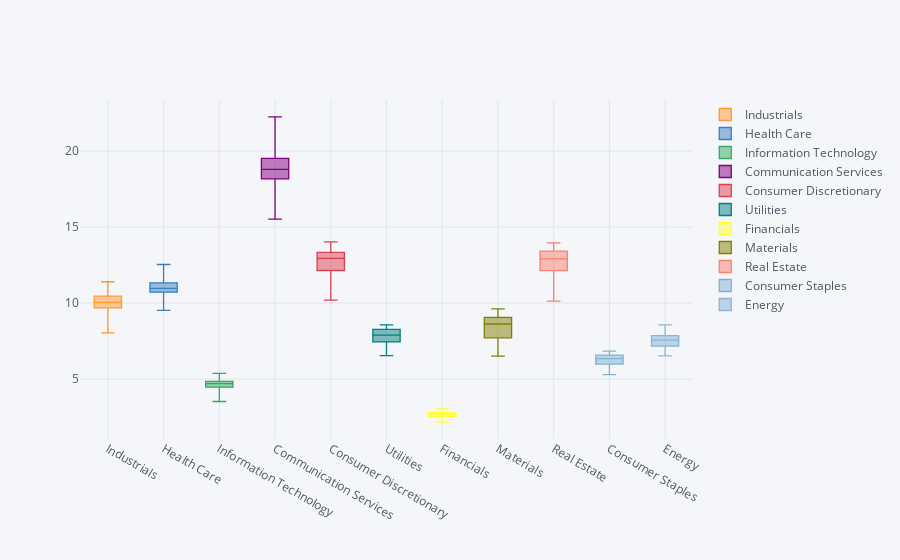

Here is the notebook cell this chart was saved with:
### Code cell
sector_returns['2019':].iplot(kind = 'box')

### Figure 1 — Plotly figure (JSON) as saved in the notebook; plotly's stock layout.template omitted (floating-point values rounded to 4 significant figures; data arrays with more than 128 entries replaced by an {"elided": "..."} marker saying what was removed)
{"data": [{"boxpoints": false, "line": {"width": 1.3}, "marker": {"color": "rgba(255, 153, 51, 1.0)"}, "name": "Industrials", "orientation": "v", "type": "box", "y": {"elided": "259 float values"}}, {"boxpoints": false, "line": {"width": 1.3}, "marker": {"color": "rgba(55, 128, 191, 1.0)"}, "name": "Health Care", "orientation": "v", "type": "box", "y": {"elided": "259 float values"}}, {"boxpoints": false, "line": {"width": 1.3}, "marker": {"color": "rgba(50, 171, 96, 1.0)"}, "name": "Information Technology", "orientation": "v", "type": "box", "y": {"elided": "259 float values"}}, {"boxpoints": false, "line": {"width": 1.3}, "marker": {"color": "rgba(128, 0, 128, 1.0)"}, "name": "Communication Services", "orientation": "v", "type": "box", "y": {"elided": "259 float values"}}, {"boxpoints": false, "line": {"width": 1.3}, "marker": {"color": "rgba(219, 64, 82, 1.0)"}, "name": "Consumer Discretionary", "orientation": "v", "type": "box", "y": {"elided": "259 float values"}}, {"boxpoints": false, "line": {"width": 1.3}, "marker": {"color": "rgba(0, 128, 128, 1.0)"}, "name": "Utilities", "orientation": "v", "type": "box", "y": {"elided": "259 float values"}}, {"boxpoints": false, "line": {"width": 1.3}, "marker": {"color": "rgba(255, 255, 51, 1.0)"}, "name": "Financials", "orientation": "v", "type": "box", "y": {"elided": "259 float values"}}, {"boxpoints": false, "line": {"width": 1.3}, "marker": {"color": "rgba(128, 128, 0, 1.0)"}, "name": "Materials", "orientation": "v", "type": "box", "y": {"elided": "259 float values"}}, {"boxpoints": false, "line": {"width": 1.3}, "marker": {"color": "rgba(251, 128, 114, 1.0)"}, "name": "Real Estate", "orientation": "v", "type": "box", "y": {"elided": "259 float values"}}, {"boxpoints": false, "line": {"width": 1.3}, "marker": {"color": "rgba(128, 177, 211, 1.0)"}, "name": "Consumer Staples", "orientation": "v", "type": "box", "y": {"elided": "259 float values"}}, {"boxpoints": false, "line": {"width": 1.3}, "marker": {"color": "rgba(128, 177, 211, 0.8999999999999999)"}, "name": "Energy", "orientation": "v", "type": "box", "y": {"elided": "259 float values"}}], "layout": {"legend": {"bgcolor": "#F5F6F9", "font": {"color": "#4D5663"}}, "paper_bgcolor": "#F5F6F9", "plot_bgcolor": "#F5F6F9", "title": {"font": {"color": "#4D5663"}}, "xaxis": {"gridcolor": "#E1E5ED", "showgrid": true, "tickfont": {"color": "#4D5663"}, "title": {"font": {"color": "#4D5663"}, "text": ""}, "zerolinecolor": "#E1E5ED"}, "yaxis": {"gridcolor": "#E1E5ED", "showgrid": true, "tickfont": {"color": "#4D5663"}, "title": {"font": {"color": "#4D5663"}, "text": ""}, "zerolinecolor": "#E1E5ED"}}}
